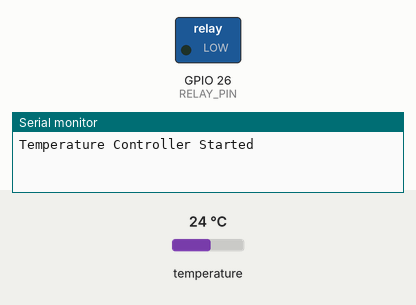
Simulated run of this sketch. Board: ESP32. Parts: switched loads named in the sketch (green lamp = pin HIGH), the last lines printed to the serial monitor. Inputs (shaded band) come from the test bench; at power-on: temperature 24 °C.

Above: at 0.1 s.
At 0.8 s:
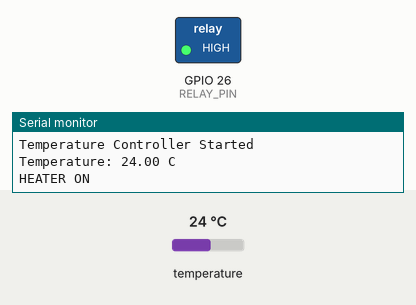
Timing chart, 0 to 2.3 s (numbered marks = the images above):
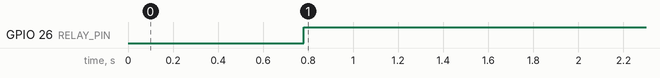

The sketch:

relay_test.ino
```cpp
#include <OneWire.h>
#include <DallasTemperature.h>

#define ONE_WIRE_BUS 15
#define RELAY_PIN 26

OneWire oneWire(ONE_WIRE_BUS);
DallasTemperature sensors(&oneWire);

float setPointLow = 40.0;
float setPointHigh = 45.0;

bool heaterState = false;

void setup()
{
  Serial.begin(115200);

  sensors.begin();

  pinMode(RELAY_PIN, OUTPUT);

  // Relay OFF at startup
  digitalWrite(RELAY_PIN, LOW);

  Serial.println("Temperature Controller Started");
}

void loop()
{
  sensors.requestTemperatures();

  float tempC = sensors.getTempCByIndex(0);

  // Sensor Safety
  if(tempC == DEVICE_DISCONNECTED_C)
  {
    Serial.println("Sensor Error!");

    heaterState = false;
    digitalWrite(RELAY_PIN, LOW);

    delay(1000);
    return;
  }

  Serial.print("Temperature: ");
  Serial.print(tempC);
  Serial.println(" C");

  // Hysteresis Control
  if(tempC < setPointLow)
  {
    heaterState = true;
  }

  if(tempC > setPointHigh)
  {
    heaterState = false;
  }

  // Heater Control
  if(heaterState)
  {
    digitalWrite(RELAY_PIN, HIGH);
    Serial.println("HEATER ON");
  }
  else
  {
    digitalWrite(RELAY_PIN, LOW);
    Serial.println("HEATER OFF");
  }

  delay(1000);
}
```

Measured:
- by itself, GPIO 26 (RELAY_PIN): LOW → HIGH at 0.78 s
